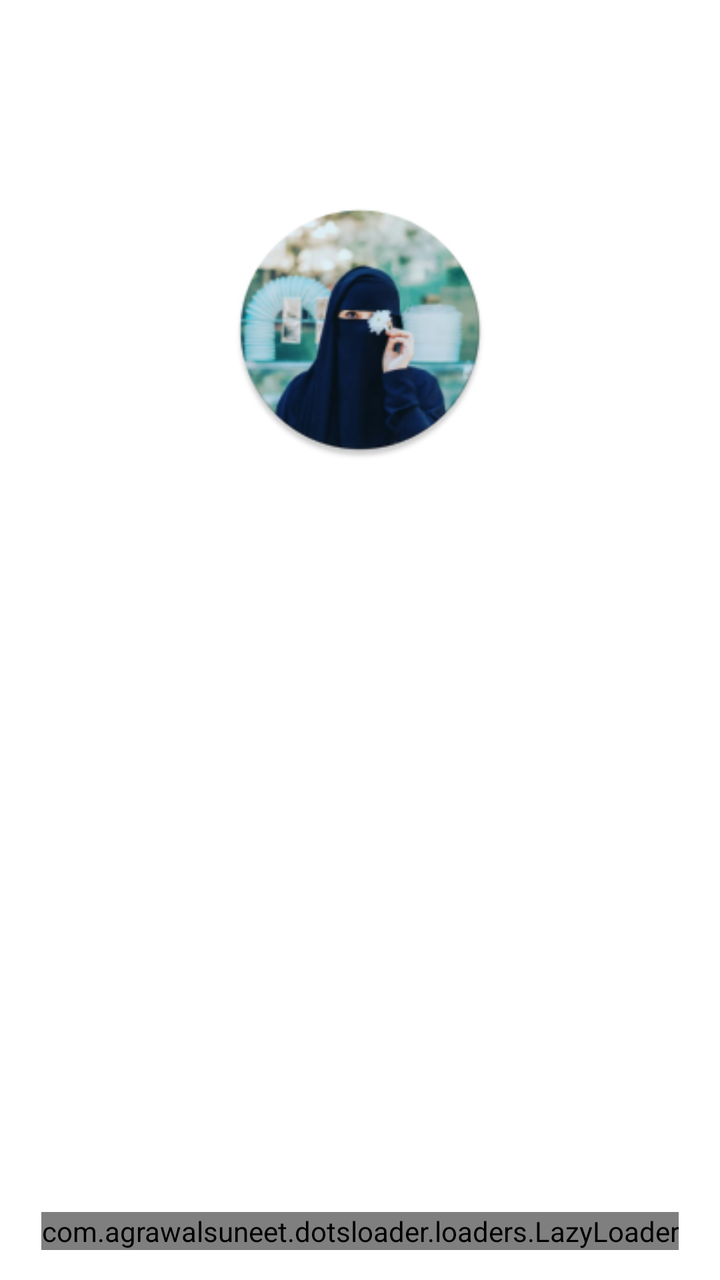
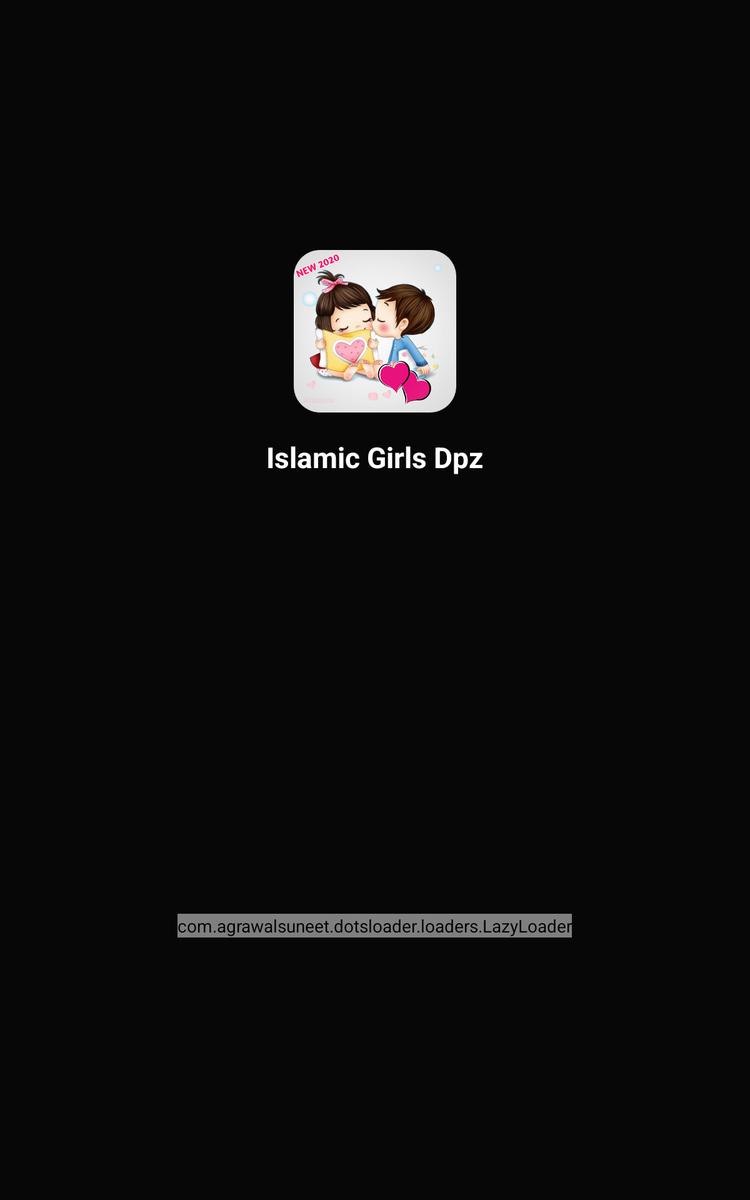

An Android layout and its configuration variant, each rendered on a device that would load it. The default file and the variant file are quoted in full after the pictures.
<!-- AndroidManifest.xml: activity theme Theme.AppCompat.NoActionBar -->
<!-- res/layout/activity_splash.xml -->
<?xml version="1.0" encoding="utf-8"?>
<RelativeLayout xmlns:android="http://schemas.android.com/apk/res/android"
    xmlns:app="http://schemas.android.com/apk/res-auto"
    xmlns:tools="http://schemas.android.com/tools"
    android:id="@+id/linearLayout"
    android:layout_width="match_parent"
    android:layout_height="match_parent"
   android:layout_gravity="center"
    android:gravity="center"
    android:background="@android:color/white"
    android:orientation="vertical"
    tools:context=".SplashActivity">












    <LinearLayout
        android:layout_marginTop="100dp"
        android:id="@+id/cc"
        android:gravity="center"
        android:layout_width="match_parent"
        android:layout_height="wrap_content">
        <ImageView
            android:layout_gravity="center"
            android:layout_width="130dp"
            android:layout_height="130dp"
            android:src="@mipmap/ic_launcher_round" />
    </LinearLayout>
    


    <TextView
        android:layout_below="@+id/cc"
        android:id="@+id/app_NAME"
        android:layout_width="match_parent"
        android:layout_height="wrap_content"
        android:gravity="center"
        android:layout_marginTop="20dp"
        android:text="@string/app_name"
        android:textColor="@android:color/white"
        android:textSize="23sp"
        android:textStyle="bold"
        />



<RelativeLayout
    android:layout_alignParentBottom="true"
    android:gravity="center"
    android:layout_width="match_parent"
    android:layout_marginBottom="10dp"
    android:layout_height="wrap_content">
    <com.agrawalsuneet.dotsloader.loaders.LazyLoader
        android:layout_width="wrap_content"
        android:gravity="center"
        android:id="@+id/lazyloader"
        android:layout_height="wrap_content"
        android:layout_margin="5dp"
        app:lazyloader_animDur="800"
        app:lazyloader_dotsDist="7dp"
        app:lazyloader_dotsRadius="7dp"
        app:lazyloader_firstDelayDur="150"
        app:lazyloader_firstDotColor="@color/colorPrimaryDark"
        app:lazyloader_interpolator="@android:anim/decelerate_interpolator"
        app:lazyloader_secondDelayDur="300"
        app:lazyloader_secondDotColor="@color/colorAccent"
        app:lazyloader_thirdDotColor="@color/quotecolor" />
</RelativeLayout>


</RelativeLayout>
<!-- resources referenced by this layout -->
<resources>
  <color name="colorAccent">#CDDC39</color>
  <color name="colorPrimaryDark">#090808</color>
  <color name="quotecolor">#0A79DC</color>
  <!-- mipmap ic_launcher_round: png bitmap (mipmap-hdpi, 11879 bytes) -->
  <string name="app_name">Islamic Girls Dpz</string>
</resources>
<!-- res/layout-large/activity_splash.xml (the repository's variant of the layout above) -->
<!-- drawn on a 7-inch tablet held upright -->
<?xml version="1.0" encoding="utf-8"?>
<LinearLayout xmlns:android="http://schemas.android.com/apk/res/android"
    xmlns:app="http://schemas.android.com/apk/res-auto"
    xmlns:tools="http://schemas.android.com/tools"
    android:id="@+id/linearLayout"
    android:layout_width="match_parent"
    android:layout_height="match_parent"
   android:layout_gravity="center"
    android:gravity="center"
    android:background="@color/colorPrimary"
    android:orientation="vertical"
    tools:context=".SplashActivity">



        <ImageView
            android:layout_marginTop="200dp"
            android:layout_gravity="center"
            android:layout_width="130dp"
            android:layout_height="130dp"
            android:background="@drawable/rclogo"/>


    <TextView
        android:id="@+id/app_NAME"
        android:layout_width="wrap_content"
        android:layout_height="wrap_content"
        android:gravity="center"
        android:layout_below="@+id/loh"
        android:layout_marginTop="20dp"
        android:text="@string/app_name"
        android:textColor="@android:color/white"
        android:textSize="23sp"
        android:textStyle="bold"
        />

        <RelativeLayout
            android:layout_marginTop="130dp"
            android:layout_width="match_parent"
            android:gravity="center"
            android:layout_gravity="bottom"
            android:orientation="vertical"
            android:layout_height="wrap_content">
           

    <com.agrawalsuneet.dotsloader.loaders.LazyLoader
        android:layout_width="wrap_content"
        android:gravity="center"
        android:id="@+id/lazyloader"
        android:layout_height="wrap_content"
        android:layout_margin="5dp"
        android:layout_alignParentBottom="true"
        app:lazyloader_animDur="800"
        app:lazyloader_dotsDist="10dp"
        app:lazyloader_dotsRadius="10dp"
        app:lazyloader_firstDelayDur="150"
        app:lazyloader_firstDotColor="@android:color/white"
        app:lazyloader_interpolator="@android:anim/decelerate_interpolator"
        app:lazyloader_secondDelayDur="300"
        app:lazyloader_secondDotColor="@android:color/white"
        app:lazyloader_thirdDotColor="@android:color/white" />
</RelativeLayout>


</LinearLayout>
<!-- resources referenced by the variant -->
<!-- as a 7-inch tablet held upright resolves them -->
<resources>
  <color name="colorPrimary">#070707</color>
  <!-- drawable rclogo: png bitmap (drawable-v24, 248018 bytes) -->
  <string name="app_name">Islamic Girls Dpz</string>
</resources>
